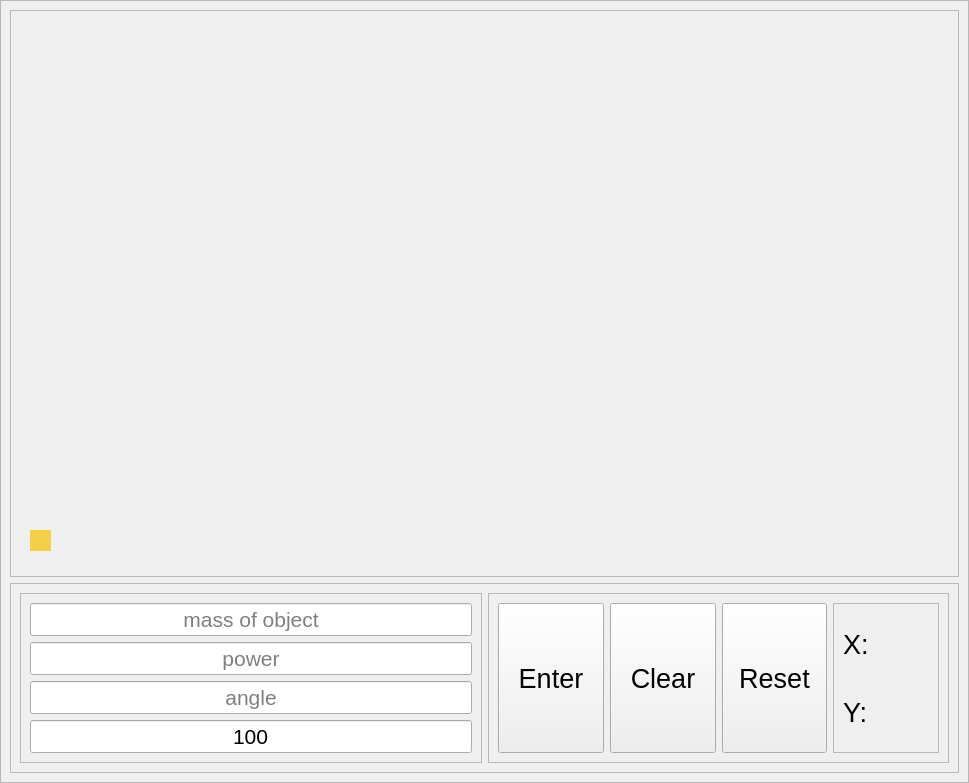
<?xml version="1.0" encoding="UTF-8"?>
<ui version="4.0">
 <class>app</class>
 <widget class="QWidget" name="app">
  <property name="geometry">
   <rect>
    <x>0</x>
    <y>0</y>
    <width>969</width>
    <height>783</height>
   </rect>
  </property>
  <property name="minimumSize">
   <size>
    <width>969</width>
    <height>783</height>
   </size>
  </property>
  <property name="windowTitle">
   <string>app</string>
  </property>
  <layout class="QHBoxLayout" name="horizontalLayout">
   <property name="spacing">
    <number>0</number>
   </property>
   <property name="leftMargin">
    <number>0</number>
   </property>
   <property name="topMargin">
    <number>0</number>
   </property>
   <property name="rightMargin">
    <number>0</number>
   </property>
   <property name="bottomMargin">
    <number>0</number>
   </property>
   <item>
    <widget class="QFrame" name="window_f">
     <property name="sizePolicy">
      <sizepolicy hsizetype="Maximum" vsizetype="Maximum">
       <horstretch>0</horstretch>
       <verstretch>0</verstretch>
      </sizepolicy>
     </property>
     <property name="maximumSize">
      <size>
       <width>1900</width>
       <height>1900</height>
      </size>
     </property>
     <property name="frameShape">
      <enum>QFrame::Shape::StyledPanel</enum>
     </property>
     <property name="frameShadow">
      <enum>QFrame::Shadow::Raised</enum>
     </property>
     <layout class="QVBoxLayout" name="verticalLayout" stretch="4,1">
      <item>
       <widget class="QFrame" name="playground">
        <property name="frameShape">
         <enum>QFrame::Shape::StyledPanel</enum>
        </property>
        <property name="frameShadow">
         <enum>QFrame::Shadow::Raised</enum>
        </property>
        <widget class="QLabel" name="ball">
         <property name="geometry">
          <rect>
           <x>20</x>
           <y>520</y>
           <width>21</width>
           <height>21</height>
          </rect>
         </property>
         <property name="styleSheet">
          <string notr="true">background-color: rgb(244, 207, 72);</string>
         </property>
         <property name="text">
          <string/>
         </property>
        </widget>
       </widget>
      </item>
      <item>
       <widget class="QFrame" name="frame_2">
        <property name="frameShape">
         <enum>QFrame::Shape::StyledPanel</enum>
        </property>
        <property name="frameShadow">
         <enum>QFrame::Shadow::Raised</enum>
        </property>
        <layout class="QHBoxLayout" name="horizontalLayout_2">
         <item>
          <widget class="QFrame" name="frame_3">
           <property name="frameShape">
            <enum>QFrame::Shape::StyledPanel</enum>
           </property>
           <property name="frameShadow">
            <enum>QFrame::Shadow::Raised</enum>
           </property>
           <layout class="QVBoxLayout" name="verticalLayout_2">
            <item>
             <widget class="QLineEdit" name="mass">
              <property name="font">
               <font>
                <pointsize>16</pointsize>
               </font>
              </property>
              <property name="whatsThis">
               <string>&lt;html&gt;&lt;head/&gt;&lt;body&gt;&lt;p align=&quot;center&quot;&gt;&lt;br/&gt;&lt;/p&gt;&lt;/body&gt;&lt;/html&gt;</string>
              </property>
              <property name="inputMethodHints">
               <set>Qt::InputMethodHint::ImhNone</set>
              </property>
              <property name="alignment">
               <set>Qt::AlignmentFlag::AlignCenter</set>
              </property>
              <property name="placeholderText">
               <string>mass of object</string>
              </property>
              <property name="cursorMoveStyle">
               <enum>Qt::CursorMoveStyle::LogicalMoveStyle</enum>
              </property>
              <property name="clearButtonEnabled">
               <bool>false</bool>
              </property>
             </widget>
            </item>
            <item>
             <widget class="QLineEdit" name="power">
              <property name="font">
               <font>
                <pointsize>16</pointsize>
               </font>
              </property>
              <property name="inputMethodHints">
               <set>Qt::InputMethodHint::ImhNone</set>
              </property>
              <property name="alignment">
               <set>Qt::AlignmentFlag::AlignCenter</set>
              </property>
              <property name="placeholderText">
               <string>power</string>
              </property>
             </widget>
            </item>
            <item>
             <widget class="QLineEdit" name="angle">
              <property name="font">
               <font>
                <pointsize>16</pointsize>
               </font>
              </property>
              <property name="alignment">
               <set>Qt::AlignmentFlag::AlignCenter</set>
              </property>
              <property name="placeholderText">
               <string>angle</string>
              </property>
             </widget>
            </item>
            <item>
             <widget class="QLineEdit" name="pixelPerSec">
              <property name="font">
               <font>
                <pointsize>16</pointsize>
               </font>
              </property>
              <property name="text">
               <string>100</string>
              </property>
              <property name="alignment">
               <set>Qt::AlignmentFlag::AlignCenter</set>
              </property>
              <property name="placeholderText">
               <string>pixel per second</string>
              </property>
             </widget>
            </item>
           </layout>
          </widget>
         </item>
         <item>
          <widget class="QFrame" name="frame_4">
           <property name="frameShape">
            <enum>QFrame::Shape::StyledPanel</enum>
           </property>
           <property name="frameShadow">
            <enum>QFrame::Shadow::Raised</enum>
           </property>
           <layout class="QHBoxLayout" name="horizontalLayout_3" stretch="4,4,4,4">
            <item>
             <widget class="QPushButton" name="enter">
              <property name="sizePolicy">
               <sizepolicy hsizetype="Minimum" vsizetype="Preferred">
                <horstretch>0</horstretch>
                <verstretch>0</verstretch>
               </sizepolicy>
              </property>
              <property name="font">
               <font>
                <pointsize>20</pointsize>
               </font>
              </property>
              <property name="text">
               <string>Enter</string>
              </property>
             </widget>
            </item>
            <item>
             <widget class="QPushButton" name="clear">
              <property name="sizePolicy">
               <sizepolicy hsizetype="Minimum" vsizetype="Preferred">
                <horstretch>0</horstretch>
                <verstretch>0</verstretch>
               </sizepolicy>
              </property>
              <property name="font">
               <font>
                <pointsize>20</pointsize>
               </font>
              </property>
              <property name="text">
               <string>Clear</string>
              </property>
             </widget>
            </item>
            <item>
             <widget class="QPushButton" name="reset">
              <property name="sizePolicy">
               <sizepolicy hsizetype="Minimum" vsizetype="Preferred">
                <horstretch>0</horstretch>
                <verstretch>0</verstretch>
               </sizepolicy>
              </property>
              <property name="font">
               <font>
                <pointsize>20</pointsize>
               </font>
              </property>
              <property name="text">
               <string>Reset</string>
              </property>
             </widget>
            </item>
            <item>
             <widget class="QFrame" name="frame">
              <property name="frameShape">
               <enum>QFrame::Shape::StyledPanel</enum>
              </property>
              <property name="frameShadow">
               <enum>QFrame::Shadow::Raised</enum>
              </property>
              <layout class="QVBoxLayout" name="verticalLayout_3">
               <item>
                <widget class="QLabel" name="peak_L">
                 <property name="font">
                  <font>
                   <pointsize>20</pointsize>
                  </font>
                 </property>
                 <property name="text">
                  <string>X:</string>
                 </property>
                </widget>
               </item>
               <item>
                <widget class="QLabel" name="far_L">
                 <property name="font">
                  <font>
                   <pointsize>20</pointsize>
                  </font>
                 </property>
                 <property name="text">
                  <string>Y:</string>
                 </property>
                </widget>
               </item>
              </layout>
             </widget>
            </item>
           </layout>
          </widget>
         </item>
        </layout>
       </widget>
      </item>
     </layout>
    </widget>
   </item>
  </layout>
 </widget>
 <resources/>
 <connections>
  <connection>
   <sender>clear</sender>
   <signal>clicked()</signal>
   <receiver>mass</receiver>
   <slot>clear()</slot>
   <hints>
    <hint type="sourcelabel">
     <x>906</x>
     <y>698</y>
    </hint>
    <hint type="destinationlabel">
     <x>620</x>
     <y>656</y>
    </hint>
   </hints>
  </connection>
  <connection>
   <sender>clear</sender>
   <signal>clicked()</signal>
   <receiver>power</receiver>
   <slot>clear()</slot>
   <hints>
    <hint type="sourcelabel">
     <x>899</x>
     <y>736</y>
    </hint>
    <hint type="destinationlabel">
     <x>589</x>
     <y>690</y>
    </hint>
   </hints>
  </connection>
  <connection>
   <sender>clear</sender>
   <signal>clicked()</signal>
   <receiver>angle</receiver>
   <slot>clear()</slot>
   <hints>
    <hint type="sourcelabel">
     <x>928</x>
     <y>727</y>
    </hint>
    <hint type="destinationlabel">
     <x>518</x>
     <y>736</y>
    </hint>
   </hints>
  </connection>
 </connections>
</ui>
